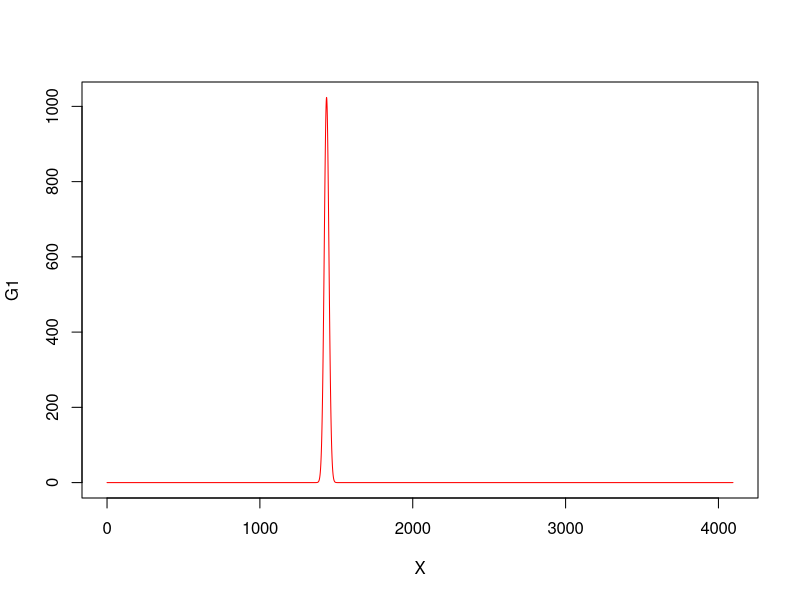

Recreate this plot in R.
X=0:4095
X0=97.7
fw0=16
XFe=1376.33
fwFe=20.697
AFe=17625.62
x0Fe=6.4
x0=0.

SC=(XFe-X0)/(x0Fe-x0)
Z=X0

gauss = function(x0, A, fwhm) {
        sigma = (fwhm * SC / 2.35482)
        A * exp(-((X-(x0 * SC + Z))**2/(2*sigma**2)))
};

G1 = gauss(6.7, 1024, 0.18)

png('aa.png')

plot(X, G1, type='l', col='red')

dev.off()


